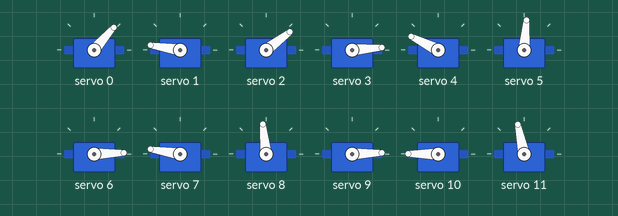
This program was run on a simulated Arduino Uno, built with avr-gcc and run on an emulated ATmega328P. On the bench: 12 × servo.

Above: at 0.2 s.
At 3.6 s:
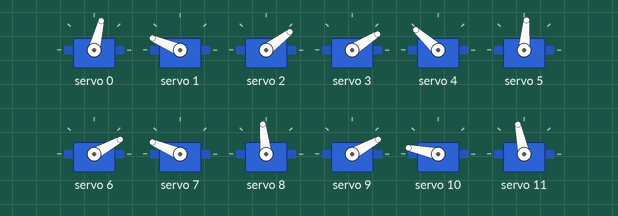
At 38.2 s:
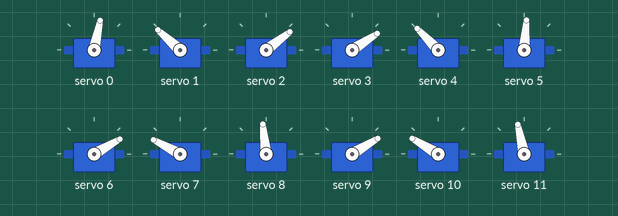
Timing chart, 0 to 40.0 s (numbered marks = the images above):
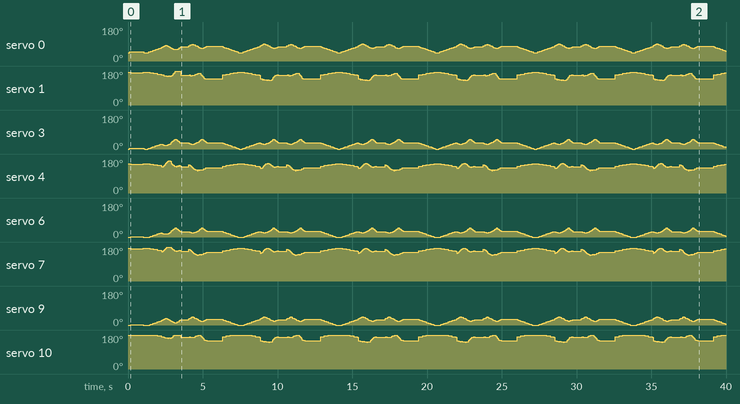

The program:

main.cpp
```cpp
#include "HCPCA9685.h"

//must have:
// - array with min and max values
// - inverse kinematics

#define  I2CAdd 0x40
HCPCA9685 HCPCA9685(I2CAdd);

//int servoRoms[12][12] = {{72, 180}, {22, 170}, {0, 0}, {10, 140}, {0, 180}, {0, 0}, {0, 70}, {35, 70}, {0, 0}, {10, 60}, {35, 140}, {0, 0}};
//                      c             c           c            c           c           c           c             c
int servoRoms[4][6] = {{40, 180, 90, 150, 35, 0}, {3, 120, 85, 135, 75, 0}, {0, 115, 90, 150, 85, 0}, {0, 115, 100, 160, 90, 0}};
//the legs need to be closed at the start of the program for the angles to be true
int servoCurrentAngles[4][3] = {{40, 170, 0}, {3, 156, 0}, {0, 150, 0}, {0, 180, 0}};
int leg[4][3] = {{0, 1, 2}, {3, 4, 5}, {6, 7, 8}, {9, 10, 11}};

int legLenght = 10;

double x[4] = {0 ,0, 0, 0};
double height = 1;
double y[4] = {0 ,0, 0, 0};

//all functions predeclaration
// complex movements
void walk(int speed);
void walkTrust(int speed);
void walkReverse(int speed);
// basic movements
void standDown();
void standUp(double targetHeight);
void xMovement(double tX);
void hold();
void xTestMovement();
void pitchTestMovement();
// essential movements
void inverseKinematics(int legIndex, double torsoHeight, double x);
double cosineTheorem(int a, int b, double c);

void setup() {
  //init the servo driver
  HCPCA9685.Init(SERVO_MODE);
  HCPCA9685.Sleep(false);

  //what i want:
  // - when the program starts move the body to lowered position
  // - stand up

  //make the robot to sit down
  standDown();

  // init pause
  delay(750);
}

void loop() {

  standUp(5);

  walkReverse(50);

  y[0] = 5;
  x[0] = 0;
  y[1] = 5;
  x[1] = 0;
  y[2] = 5;
  x[2] = 0;
  y[3] = 5;
  x[3] = 0;
  inverseKinematics(0, y[0], x[0]);
  inverseKinematics(1, y[1], x[1]);
  inverseKinematics(2, y[2], x[2]);
  inverseKinematics(3, y[3], x[3]);
  delay(500);

  walk(50);

  // walkTrust(50);

  // y[0] = 5;0
  // x[0] = 0;
  // y[1] = 5;
  // x[1] = 0;
  // y[2] = 5;
  // x[2] = 0;
  // y[3] = 5;
  // x[3] = 0;
  // inverseKinematics(0, y[0], x[0]);
  // inverseKinematics(1, y[1], x[1]);
  // inverseKinematics(2, y[2], x[2]);
  // inverseKinematics(3, y[3], x[3]);
  // delay(150);

  // walk(50);


  // y[0] = 5;
  // x[0] = 0;
  // y[1] = 5;
  // x[1] = 0;
  // y[2] = 5;
  // x[2] = 0;
  // y[3] = 5;
  // x[3] = 0;
  // inverseKinematics(0, y[0], x[0]);
  // inverseKinematics(1, y[1], x[1]);
  // inverseKinematics(2, y[2], x[2]);
  // inverseKinematics(3, y[3], x[3]);
  // delay(150);

  // walkTrust(50);


  // y[0] = 5;
  // x[0] = 0;
  // y[1] = 5;
  // x[1] = 0;
  // y[2] = 5;
  // x[2] = 0;
  // y[3] = 5;
  // x[3] = 0;
  // inverseKinematics(0, y[0], x[0]);
  // inverseKinematics(1, y[1], x[1]);
  // inverseKinematics(2, y[2], x[2]);
  // inverseKinematics(3, y[3], x[3]);
  // delay(150);

  // walk(50);


  // y[0] = 5;
  // x[0] = 0;
  // y[1] = 5;
  // x[1] = 0;
  // y[2] = 5;
  // x[2] = 0;
  // y[3] = 5;
  // x[3] = 0;
  // inverseKinematics(0, y[0], x[0]);
  // inverseKinematics(1, y[1], x[1]);
  // inverseKinematics(2, y[2], x[2]);
  // inverseKinematics(3, y[3], x[3]);
  // delay(150);

  // walkTrust(50);


  // y[0] = 5;
  // x[0] = 0;
  // y[1] = 5;
  // x[1] = 0;
  // y[2] = 5;
  // x[2] = 0;
  // y[3] = 5;
  // x[3] = 0;
  // inverseKinematics(0, y[0], x[0]);
  // inverseKinematics(1, y[1], x[1]);
  // inverseKinematics(2, y[2], x[2]);
  // inverseKinematics(3, y[3], x[3]);
  // delay(150);

  // walk(50);


  // y[0] = 5;
  // x[0] = 0;
  // y[1] = 5;
  // x[1] = 0;
  // y[2] = 5;
  // x[2] = 0;
  // y[3] = 5;
  // x[3] = 0;
  // inverseKinematics(0, y[0], x[0]);
  // inverseKinematics(1, y[1], x[1]);
  // inverseKinematics(2, y[2], x[2]);
  // inverseKinematics(3, y[3], x[3]);
  // delay(150);

  // walkTrust(50);


  // y[0] = 5;
  // x[0] = 0;
  // y[1] = 5;
  // x[1] = 0;
  // y[2] = 5;
  // x[2] = 0;
  // y[3] = 5;
  // x[3] = 0;
  // inverseKinematics(0, y[0], x[0]);
  // inverseKinematics(1, y[1], x[1]);
  // inverseKinematics(2, y[2], x[2]);
  // inverseKinematics(3, y[3], x[3]);
  // delay(150);

  // walk(50);


  // y[0] = 5;
  // x[0] = 0;
  // y[1] = 5;
  // x[1] = 0;
  // y[2] = 5;
  // x[2] = 0;
  // y[3] = 5;
  // x[3] = 0;
  // inverseKinematics(0, y[0], x[0]);
  // inverseKinematics(1, y[1], x[1]);
  // inverseKinematics(2, y[2], x[2]);
  // inverseKinematics(3, y[3], x[3]);
  // delay(150);

  // walkTrust(50);

  delay(1000);

  standDown();

}

// --- complex movements

void walk(int speed){
  int archSteps = 10;
  double angle = 180;
  double radius = 1;

  //legs upward drift
  int count = 0;
  bool rising = true;
  double lUDStep = radius/2;

  //legs drift step
  double lDStep = (2 * radius) / (angle / archSteps);

  //pitch
  // y[2] -= 1;
  // y[3] -= 1;
  // inverseKinematics(2, y[2], x[2]);
  // inverseKinematics(3, y[3], x[3]);
  // delay(speed);

  double cx[4] = {x[0] + radius/2, x[1] + radius/2, x[2] + radius/2, x[3] + radius/2};
  double cy[4] = {y[0], y[1], y[2], y[3]};

  while(angle > 0){
    angle -= 180/archSteps;

    x[1] = cx[1] + radius * cos((angle * 71) / 4068);
    y[1] = cy[1] - radius * sin((angle * 71) / 4068);
    inverseKinematics(1, y[1], x[1]);

    x[2] = cx[2] + radius * cos((angle * 71) / 4068);
    y[2] = cy[2] - radius * sin((angle * 71) / 4068);
    inverseKinematics(2, y[2], x[2]);

    //leg drift
    if(count < 6 && rising){
      count++;
      if(count == 6){
        rising = false;
      }
    }

    if(rising){
      y[0] += lUDStep*0.75;
      y[3] += lUDStep*0.75;
    }
    else{
      y[0] -= lUDStep*0.75;
      y[3] -= lUDStep*0.75;
    }

    x[0] -= lDStep/2;
    inverseKinematics(0, y[0], x[0]);
    x[3] -= lDStep/2;
    inverseKinematics(3, y[3], x[3]);

    delay(speed);
  }

  // reset the angle
  angle = 180;
  count = 0;
  rising = true;
  y[1] = height;
  y[2] = height;
  double bx[4] = {x[0] + radius, x[1] + radius, x[2] + radius, x[3] + radius};
  double by[4] = {y[0], y[1], y[2], y[3]};
  memcpy(cx, bx, sizeof(cx));
  memcpy(cy, by, sizeof(cy));

  while(angle > 0){ // loops 10 times
    angle -= 180/archSteps;

    x[0] = cx[0] + radius * cos((angle * 71) / 4068);
    y[0] = cy[0] - (radius * 1.4) * sin((angle * 71) / 4068);
    inverseKinematics(0, y[0], x[0]);

    x[3] = cx[3] + radius * cos((angle * 71) / 4068);
    y[3] = cy[3] - (radius * 1.4) * sin((angle * 71) / 4068);
    inverseKinematics(3, y[3], x[3]);

    //leg drift
    if(count < 6 && rising){
      count++;
      if(count == 6){
        rising = false;
      }
    }

    if(rising){
      y[1] += lUDStep;
      y[2] += lUDStep;
    }
    else{
      y[1] -= lUDStep;
      y[2] -= lUDStep;
    }

    x[1] -= lDStep;
    inverseKinematics(1, y[1], x[1]);
    x[2] -= lDStep;
    inverseKinematics(2, y[2], x[2]);

    delay(speed);
  }

  // // reset variables
  angle = 180;
  y[0] = height;
  y[3] = height;
  double ax[4] = {x[0] + radius/2, x[1] + radius/2, x[2] + radius/2, x[3] + radius/2};
  double ay[4] = {y[0], y[1], y[2], y[3]};
  memcpy(cx, ax, sizeof(cx));
  memcpy(cy, ay, sizeof(cy));

  while(angle > 180){
    angle -= 180/archSteps;

    x[1] = cx[1] + radius * cos((angle * 71) / 4068);
    y[1] = cy[1] - radius * sin((angle * 71) / 4068);
    inverseKinematics(1, y[1], x[1]);

    x[2] = cx[2] + radius * cos((angle * 71) / 4068);
    y[2] = cy[2] - radius * sin((angle * 71) / 4068);
    inverseKinematics(2, y[2], x[2]);


    //leg drift
    if(count < 6 && rising){
      count++;
      if(count == 6){
        rising = false;
      }
    }

    if(rising){
      y[0] += lUDStep*0.75;
      y[3] += lUDStep*0.75;
    }
    else{
      y[0] -= lUDStep*0.75;
      y[3] -= lUDStep*0.75;
    }

    inverseKinematics(0, y[0], x[0]);
    inverseKinematics(3, y[3], x[3]);

    delay(150);
  }


}

void walkTrust(int speed){
  int archSteps = 10;
  double angle = 180;
  double radius = 1;

  //legs upward drift
  int count = 0;
  bool rising = true;
  double lUDStep = radius/2;

  //legs drift step
  double lDStep = (2 * radius) / (angle / archSteps);

  //pitch
  // y[2] -= 1;
  // y[3] -= 1;
  // inverseKinematics(2, y[2], x[2]);
  // inverseKinematics(3, y[3], x[3]);
  // delay(speed);

  double cx[4] = {x[0] + radius/2, x[1] + radius/2, x[2] + radius/2, x[3] + radius/2};
  double cy[4] = {y[0], y[1], y[2], y[3]};

  while(angle > 0){
    angle -= 180/archSteps;

    x[0] = cx[0] + radius * cos((angle * 71) / 4068);
    y[0] = cy[0] - (radius * 1.4) * sin((angle * 71) / 4068);
    inverseKinematics(0, y[0], x[0]);

    x[3] = cx[3] + radius * cos((angle * 71) / 4068);
    y[3] = cy[3] - (radius * 1.4) * sin((angle * 71) / 4068);
    inverseKinematics(3, y[3], x[3]);

    //leg drift
    if(count < 6 && rising){
      count++;
      if(count == 6){
        rising = false;
      }
    }

    if(rising){
      y[1] += lUDStep;
      y[2] += lUDStep;
    }
    else{
      y[1] -= lUDStep;
      y[2] -= lUDStep;
    }

    x[1] -= lDStep;
    inverseKinematics(1, y[1], x[1]);
    x[2] -= lDStep;
    inverseKinematics(2, y[2], x[2]);

    delay(speed);
  }

  // reset the angle
  angle = 180;
  count = 0;
  rising = true;
  y[1] = height;
  y[2] = height;
  double bx[4] = {x[0] + radius, x[1] + radius, x[2] + radius, x[3] + radius};
  double by[4] = {y[0], y[1], y[2], y[3]};
  memcpy(cx, bx, sizeof(cx));
  memcpy(cy, by, sizeof(cy));

  while(angle > 0){ // loops 10 times
    angle -= 180/archSteps;

    x[1] = cx[1] + radius * cos((angle * 71) / 4068);
    y[1] = cy[1] - radius * sin((angle * 71) / 4068);
    inverseKinematics(1, y[1], x[1]);

    x[2] = cx[2] + radius * cos((angle * 71) / 4068);
    y[2] = cy[2] - radius * sin((angle * 71) / 4068);
    inverseKinematics(2, y[2], x[2]);

    //leg drift
    if(count < 6 && rising){
      count++;
      if(count == 6){
        rising = false;
      }
    }

    if(rising){
      y[0] += lUDStep*0.75;
      y[3] += lUDStep*0.75;
    }
    else{
      y[0] -= lUDStep*0.75;
      y[3] -= lUDStep*0.75;
    }

    x[0] -= lDStep/2;
    inverseKinematics(0, y[0], x[0]);
    x[3] -= lDStep/2;
    inverseKinematics(3, y[3], x[3]);
    delay(speed);
  }

  // // reset variables
  angle = 180;
  y[0] = height;
  y[3] = height;
  double ax[4] = {x[0] + radius/2, x[1] + radius/2, x[2] + radius/2, x[3] + radius/2};
  double ay[4] = {y[0], y[1], y[2], y[3]};
  memcpy(cx, ax, sizeof(cx));
  memcpy(cy, ay, sizeof(cy));

  while(angle > 180){
    angle -= 180/archSteps;

    x[0] = cx[0] + radius * cos((angle * 71) / 4068);
    y[0] = cy[0] - radius * sin((angle * 71) / 4068);
    inverseKinematics(0, y[0], x[0]);

    x[3] = cx[3] + radius * cos((angle * 71) / 4068);
    y[3] = cy[3] - radius * sin((angle * 71) / 4068);
    inverseKinematics(3, y[3], x[3]);


    //leg drift
    if(count < 6 && rising){
      count++;
      if(count == 6){
        rising = false;
      }
    }

    if(rising){
      y[1] += lUDStep*0.75;
      y[2] += lUDStep*0.75;
    }
    else{
      y[1] -= lUDStep*0.75;
      y[2] -= lUDStep*0.75;
    }

    inverseKinematics(1, y[1], x[1]);
    inverseKinematics(2, y[2], x[2]);

    delay(150);
  }


}

void walkReverse(int speed){
int archSteps = 10;
  double angle = 180;
  double radius = 1;

  //legs upward drift
  int count = 0;
  bool rising = true;
  double lUDStep = radius/2;

  //legs drift step
  double lDStep = (2 * radius) / (angle / archSteps);

  double cx[4] = {x[0] - radius/2, x[1] - radius/2, x[2] - radius/2, x[3] - radius/2};
  double cy[4] = {y[0], y[1], y[2], y[3]};

  while(angle > 0){
    angle -= 180/archSteps;

    x[1] = cx[1] - radius * cos((angle * 71) / 4068);
    y[1] = cy[1] - radius * sin((angle * 71) / 4068);
    inverseKinematics(1, y[1], x[1]);

    x[2] = cx[2] - radius * cos((angle * 71) / 4068);
    y[2] = cy[2] - radius * sin((angle * 71) / 4068);
    inverseKinematics(2, y[2], x[2]);

    //leg drift
    if(count < 6 && rising){
      count++;
      if(count == 6){
        rising = false;
      }
    }

    if(rising){
      y[0] += lUDStep*0.75;
      y[3] += lUDStep*0.75;
    }
    else{
      y[0] -= lUDStep*0.75;
      y[3] -= lUDStep*0.75;
    }

    x[0] += lDStep/2;
    inverseKinematics(0, y[0], x[0]);
    x[3] += lDStep/2;
    inverseKinematics(3, y[3], x[3]);

    delay(speed);
  }

  // reset the angle
  angle = 180;
  count = 0;
  rising = true;
  y[1] = height;
  y[2] = height;
  double bx[4] = {x[0] - radius, x[1] - radius, x[2] - radius, x[3] - radius};
  double by[4] = {y[0], y[1], y[2], y[3]};
  memcpy(cx, bx, sizeof(cx));
  memcpy(cy, by, sizeof(cy));

  while(angle > 0){ // loops 10 times
    angle -= 180/archSteps;

    x[0] = cx[0] - radius * cos((angle * 71) / 4068);
    y[0] = cy[0] - (radius * 1.4) * sin((angle * 71) / 4068);
    inverseKinematics(0, y[0], x[0]);

    x[3] = cx[3] - radius * cos((angle * 71) / 4068);
    y[3] = cy[3] - (radius * 1.4) * sin((angle * 71) / 4068);
    inverseKinematics(3, y[3], x[3]);

    //leg drift
    if(count < 6 && rising){
      count++;
      if(count == 6){
        rising = false;
      }
    }

    if(rising){
      y[1] += lUDStep;
      y[2] += lUDStep;
    }
    else{
      y[1] -= lUDStep;
      y[2] -= lUDStep;
    }

    x[1] += lDStep;
    inverseKinematics(1, y[1], x[1]);
    x[2] += lDStep;
    inverseKinematics(2, y[2], x[2]);

    delay(speed);
  }

  // // reset variables
  angle = 180;
  y[0] = height;
  y[3] = height;
  double ax[4] = {x[0] - radius/2, x[1] - radius/2, x[2] - radius/2, x[3] - radius/2};
  double ay[4] = {y[0], y[1], y[2], y[3]};
  memcpy(cx, ax, sizeof(cx));
  memcpy(cy, ay, sizeof(cy));

  while(angle > 180){
    angle -= 180/archSteps;

    x[1] = cx[1] - radius * cos((angle * 71) / 4068);
    y[1] = cy[1] - radius * sin((angle * 71) / 4068);
    inverseKinematics(1, y[1], x[1]);

    x[2] = cx[2] - radius * cos((angle * 71) / 4068);
    y[2] = cy[2] - radius * sin((angle * 71) / 4068);
    inverseKinematics(2, y[2], x[2]);


    //leg drift
    if(count < 6 && rising){
      count++;
      if(count == 6){
        rising = false;
      }
    }

    if(rising){
      y[0] += lUDStep*0.75;
      y[3] += lUDStep*0.75;
    }
    else{
      y[0] -= lUDStep*0.75;
      y[3] -= lUDStep*0.75;
    }

    inverseKinematics(0, y[0], x[0]);
    inverseKinematics(3, y[3], x[3]);

    delay(150);
  }
}

// --- basic movements

void standUp(double targetHeight){
  double servoStep = 0.25;
  int delayTime = 50;

  while(height < targetHeight){ // assume all y's are equal
    height += servoStep;
    y[0] += servoStep;
    y[1] += servoStep;
    y[2] += servoStep;
    y[3] += servoStep;
    inverseKinematics(0, y[0], 0);
    inverseKinematics(1, y[1], 0);
    inverseKinematics(2, y[2], 0);
    inverseKinematics(3, y[3], 0);
    delay(delayTime);
  }
}

void standDown(){
  double servoStep = 0.25;
  int delayTime = 50;

  while(height > 0){// assume all y's are equal
    height -= servoStep;
    y[0] -= servoStep;
    y[1] -= servoStep;
    y[2] -= servoStep;
    y[3] -= servoStep;
    inverseKinematics(0, y[0], 0);
    inverseKinematics(1, y[1], 0);
    inverseKinematics(2, y[2], 0);
    inverseKinematics(3, y[3], 0);
    delay(delayTime);
  }
}

void xMovement(double tX){
  double cX = x[0]; // current x
  double servoStep = 0.25;
  int delayTime = 50;

  if(cX < tX){
    while(x[0] < tX){
      cX += servoStep;
      x[0] += servoStep;
      x[1] += servoStep;
      x[2] += servoStep;
      x[3] += servoStep;
      inverseKinematics(0, y[0], x[0]);
      inverseKinematics(1, y[1], x[1]);
      inverseKinematics(2, y[2], x[2]);
      inverseKinematics(3, y[3], x[3]);
      delay(delayTime);
    }
  }
  else{
    while(cX > tX){
      cX -= servoStep;
      x[0] -= servoStep;
      x[1] -= servoStep;
      x[2] -= servoStep;
      x[3] -= servoStep;
      inverseKinematics(0, y[0], x[0]);
      inverseKinematics(1, y[1], x[1]);
      inverseKinematics(2, y[2], x[2]);
      inverseKinematics(3, y[3], x[3]);
      delay(delayTime);
    }
  }

  delay(1000);
}

void hold(){
  int delayTime = 50;

  inverseKinematics(0, height, 0);
  inverseKinematics(1, height, 0);
  inverseKinematics(2, height, 0);
  inverseKinematics(3, height, 0);

  delay(delayTime);
}

void xTestMovement(){
  double servoStep = 0.25;
  int delayTime = 50;
  double tX = x[0];

  while(tX > -2){
    tX -= servoStep;
    x[0] -= servoStep;
    x[1] -= servoStep;
    x[2] -= servoStep;
    x[3] -= servoStep;
    inverseKinematics(0, y[0], x[0]);
    inverseKinematics(1, y[1], x[1]);
    inverseKinematics(2, y[2], x[2]);
    inverseKinematics(3, y[3], x[3]);
    delay(delayTime);
  }

  while(tX < 2){
    tX += servoStep;
    x[0] += servoStep;
    x[1] += servoStep;
    x[2] += servoStep;
    x[3] += servoStep;
    inverseKinematics(0, y[0], x[0]);
    inverseKinematics(1, y[1], x[1]);
    inverseKinematics(2, y[2], x[2]);
    inverseKinematics(3, y[3], x[3]);
    delay(delayTime);
  }

  while(tX > 0){
    tX -= servoStep;
    x[0] -= servoStep;
    x[1] -= servoStep;
    x[2] -= servoStep;
    x[3] -= servoStep;
    inverseKinematics(0, y[0], x[0]);
    inverseKinematics(1, y[1], x[1]);
    inverseKinematics(2, y[2], x[2]);
    inverseKinematics(3, y[3], x[3]);
    delay(delayTime);
  }

  delay(1000);
}

void pitchTestMovement(){
  double servoStep = 0.25;
  int delayTime = 50;
  int i = 0;

  while(i < 12){
    i++;
    y[0] += servoStep;
    y[1] += servoStep*2;
    y[2] += 0;
    y[3] += servoStep;
    inverseKinematics(0, y[0], x[0]);
    inverseKinematics(1, y[1], x[1]);
    inverseKinematics(2, y[2], x[2]);
    inverseKinematics(3, y[3], x[3]);
    delay(delayTime);
  }
  while(i > 0){
    i--;
    y[0] -= servoStep;
    y[1] -= servoStep;
    y[2] += servoStep;
    y[3] += servoStep;
    inverseKinematics(0, y[0], x[0]);
    inverseKinematics(1, y[1], x[1]);
    inverseKinematics(2, y[2], x[2]);
    inverseKinematics(3, y[3], x[3]);
    delay(delayTime);
  }
  while(i < 12){
    i++;
    y[0] += servoStep;
    y[1] -= servoStep;
    y[2] += servoStep;
    y[3] -= servoStep;
    inverseKinematics(0, y[0], x[0]);
    inverseKinematics(1, y[1], x[1]);
    inverseKinematics(2, y[2], x[2]);
    inverseKinematics(3, y[3], x[3]);
    delay(delayTime);
  }
  while(i > 0){
    i--;
    y[0] += servoStep;
    y[1] += servoStep;
    y[2] -= servoStep;
    y[3] -= servoStep;
    inverseKinematics(0, y[0], x[0]);
    inverseKinematics(1, y[1], x[1]);
    inverseKinematics(2, y[2], x[2]);
    inverseKinematics(3, y[3], x[3]);
    delay(delayTime);
  }
  while(i < 12){
    i++;
    y[0] -= servoStep*2;
    y[1] -= servoStep;
    y[2] -= servoStep;
    y[3] += 0;
    inverseKinematics(0, y[0], x[0]);
    inverseKinematics(1, y[1], x[1]);
    inverseKinematics(2, y[2], x[2]);
    inverseKinematics(3, y[3], x[3]);
    delay(delayTime);
  }
}

// --- essensials

void inverseKinematics(int legIndex, double torsoHeight, double x){

  double theta = atan( tan( x / torsoHeight ) ) * 57296 / 1000;
  double cNew = sqrt(torsoHeight*torsoHeight + x*x);

  if(cNew < 0){
    cNew *= -1;
  }

  int a = legLenght;
  int b = a;
  double c = cNew;

  int kneeServoIndex = leg[legIndex][0];
  int kneeMin = servoRoms[legIndex][0];
  int kneeAngle = cosineTheorem(a, b, c);
  int femurServoIndex = leg[legIndex][1];
  int femurMax = servoRoms[legIndex][3];
  int femurAngle = 90 - cosineTheorem(a, c, b);
  femurAngle += theta;

  //knee
  HCPCA9685.Servo(kneeServoIndex, map(kneeMin + kneeAngle, 0, 180, 1, 450));

  //femur
  HCPCA9685.Servo(femurServoIndex, map(femurMax - femurAngle, 0, 180, 1, 450));

  //hip
  int hipServoIndex = leg[legIndex][2];
  //the value bellow is meant to be a temporary patch
  //TODO: to set default hip servo pos to 90 degrees
  int hipMiddleAngle = servoRoms[legIndex][4];
  HCPCA9685.Servo(hipServoIndex, map(hipMiddleAngle, 0, 180, 1, 450));

}

double cosineTheorem(int a, int b, double c){
  if (c == 0){
    return 0;
  }
  else{
    return acos((b * b + a * a - c * c)/(2.0 * b * a)) * 57296 / 1000;
  }
}
```

Measured:
- by itself, servo 1: 173° → 171° at 0.20 s, → 173° 0.81 s later, → 171° 0.44 s later, → 167° 0.25 s later, … (244 changes in this stretch)
- by itself, servo 4: 155° → 153° at 0.20 s, → 155° 0.81 s later, → 153° 0.44 s later, → 149° 0.25 s later, … (296 changes in this stretch)
- by itself, servo 7: 173° → 171° at 0.20 s, → 173° 0.81 s later, → 171° 0.44 s later, → 167° 0.25 s later, … (292 changes in this stretch)
